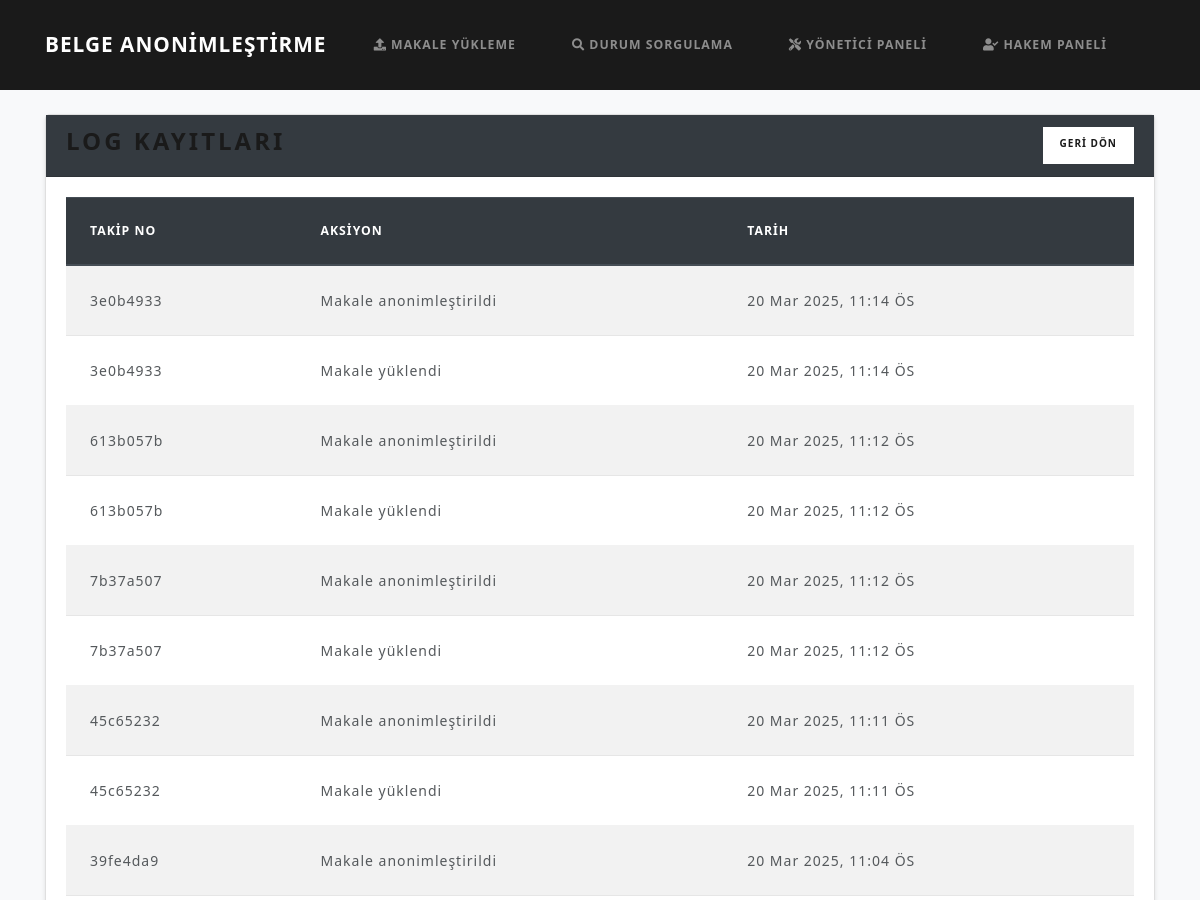
The page /makalesistemi/yonetici/logs/ (upper part) on the database as committed earlier.
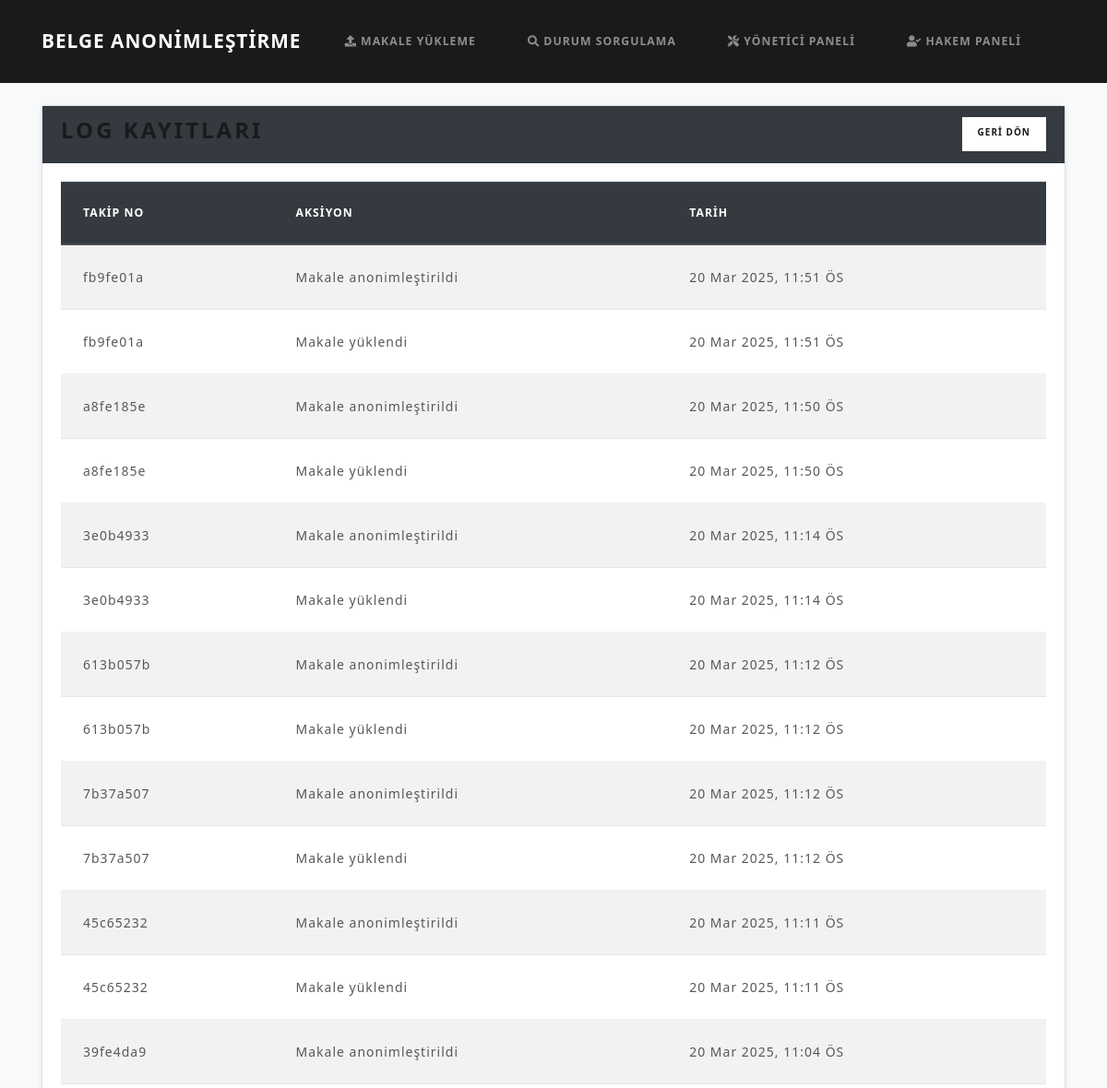
The same page on the database as committed later.
### papers/models.py (models this page shows, shortened)
class Log(models.Model):
    submission = models.ForeignKey(Submission, on_delete=models.CASCADE)
    action = models.CharField(max_length=200)
    timestamp = models.DateTimeField(default=timezone.now)

class Submission(models.Model):
    tracking_number = models.CharField(max_length=50, unique=True)
    email_hash = models.CharField(max_length=64)
    encrypted_filename = models.TextField(null=True, blank=True)
    original_pdf = models.FileField(upload_to='uploads/')
    revised_pdf = models.FileField(upload_to='uploads/', null=True, blank=True)
    anonymized_pdf = models.FileField(upload_to='anonymized/', null=True, blank=True)
    final_pdf = models.FileField(upload_to='final/', null=True, blank=True)
    final_sent = models.BooleanField(default=False)  # Final PDF gönderildi mi?
    extracted_keywords = models.TextField(blank=True, null=True)
    subtopics = models.ManyToManyField(Subtopic, blank=True, related_name='submissions')
    status = models.CharField(max_length=50, choices=STATUS_CHOICES, default='Gönderildi')
    review = models.TextField(null=True, blank=True)
    reviewer = models.ForeignKey(Reviewer, null=True, blank=True, on_delete=models.SET_NULL)
    timestamp = models.DateTimeField(default=timezone.now)
    reviewed_pdf = models.FileField(upload_to='reviewed/', null=True, blank=True)  # Yeni alan
    anonymized_data = models.TextField(null=True, blank=True)
    restored = models.BooleanField(default=False)

### papers/views.py (the view)
# urls.py: path('makalesistemi/yonetici/logs/', views.editor_logs, name='editor_logs'),
def editor_logs(request):
    logs = Log.objects.all().order_by('-timestamp')
    return render(request, 'editor_logs.html', {'logs': logs})

### templates/editor_logs.html
{% extends 'base.html' %}
{% block content %}
<div class="card">
  <div class="card-header bg-dark text-white d-flex justify-content-between">
    <h3>Log Kayıtları</h3>
    <a href="{% url 'editor_dashboard' %}" class="btn btn-light btn-sm">GERİ DÖN</a>
  </div>
  <div class="card-body">
    {% if logs %}
    <div class="table-responsive">
      <table class="table table-striped">
        <thead class="thead-dark">
          <tr>
            <th>Takip No</th>
            <th>Aksiyon</th>
            <th>Tarih</th>
          </tr>
        </thead>
        <tbody>
          {% for log in logs %}
          <tr>
            <td>{{ log.submission.tracking_number }}</td>
            <td>{{ log.action }}</td>
            <td>{{ log.timestamp|date:"d M Y, g:i A" }}</td>
          </tr>
          {% endfor %}
        </tbody>
      </table>
    </div>
    {% else %}
    <p>Log kaydı bulunamadı.</p>
    {% endif %}
  </div>
</div>
{% endblock %}

Rows that differ between the two databases and show on the page:
added Log: submission.tracking_number "fb9fe01a", action "Makale anonimleştirildi", timestamp "20 Mar 2025, 11:51 ÖS"
added Log: submission.tracking_number "fb9fe01a", action "Makale yüklendi", timestamp "20 Mar 2025, 11:51 ÖS"
added Log: submission.tracking_number "a8fe185e", action "Makale anonimleştirildi", timestamp "20 Mar 2025, 11:50 ÖS"
added Log: submission.tracking_number "a8fe185e", action "Makale yüklendi", timestamp "20 Mar 2025, 11:50 ÖS"
